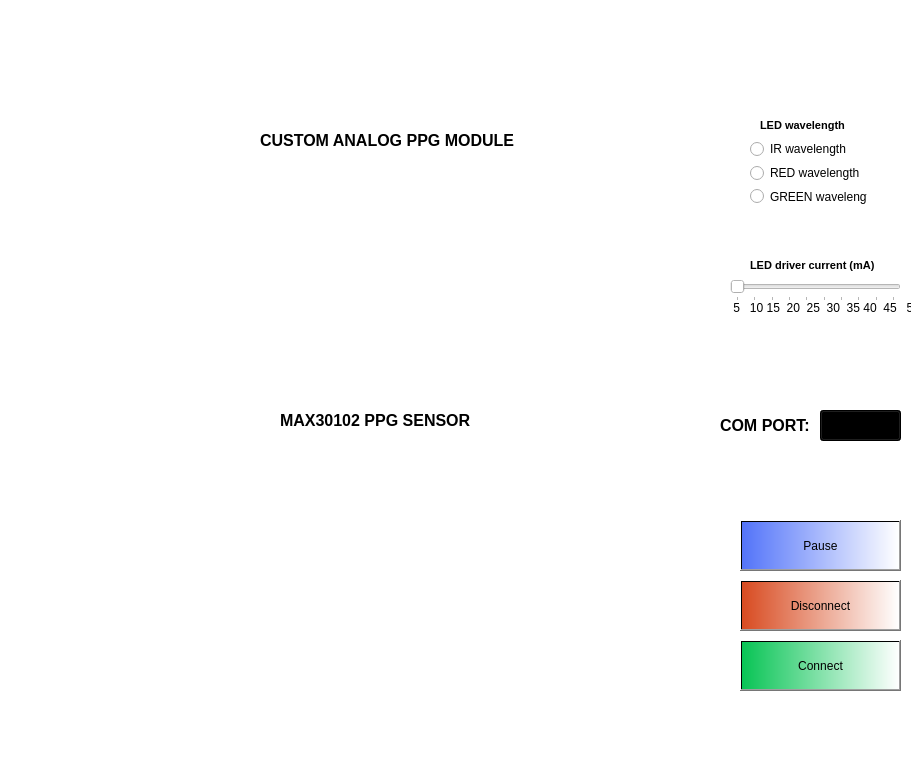
<?xml version="1.0" encoding="UTF-8"?>
<ui version="4.0">
 <class>MainWindow</class>
 <widget class="QMainWindow" name="MainWindow">
  <property name="geometry">
   <rect>
    <x>0</x>
    <y>0</y>
    <width>922</width>
    <height>759</height>
   </rect>
  </property>
  <property name="windowTitle">
   <string>MainWindow</string>
  </property>
  <property name="styleSheet">
   <string notr="true">background-color: rgb(255, 255, 255);</string>
  </property>
  <property name="animated">
   <bool>false</bool>
  </property>
  <property name="documentMode">
   <bool>false</bool>
  </property>
  <property name="dockNestingEnabled">
   <bool>false</bool>
  </property>
  <property name="unifiedTitleAndToolBarOnMac">
   <bool>false</bool>
  </property>
  <widget class="QWidget" name="App2_gui">
   <widget class="QLabel" name="label_2">
    <property name="geometry">
     <rect>
      <x>10</x>
      <y>-10</y>
      <width>901</width>
      <height>111</height>
     </rect>
    </property>
    <property name="text">
     <string>&lt;html&gt;&lt;head/&gt;&lt;body&gt;&lt;p&gt;&lt;img src=&quot;:/image/ppg_edukit_logo_app2.PNG&quot;/&gt;&lt;/p&gt;&lt;/body&gt;&lt;/html&gt;</string>
    </property>
   </widget>
   <widget class="QPushButton" name="connectButton">
    <property name="geometry">
     <rect>
      <x>740</x>
      <y>640</y>
      <width>161</width>
      <height>51</height>
     </rect>
    </property>
    <property name="styleSheet">
     <string notr="true">font: 75 18pt &quot;Miriam Mono CLM&quot;;
background-color: qlineargradient(spread:pad, x1:0, y1:0, x2:1, y2:0, stop:0 rgba(8, 196, 85, 255), stop:1 rgba(255, 255, 255, 255));</string>
    </property>
    <property name="text">
     <string>Connect</string>
    </property>
   </widget>
   <widget class="QComboBox" name="comPort">
    <property name="geometry">
     <rect>
      <x>820</x>
      <y>410</y>
      <width>81</width>
      <height>31</height>
     </rect>
    </property>
    <property name="styleSheet">
     <string notr="true">font: 75 12pt &quot;Miriam Mono CLM&quot;;
background-color: qlineargradient(spread:pad, x1:0, y1:0, x2:1, y2:0, stop:0 rgba(200, 200,200, 255), stop:1 rgba(255, 255, 255, 255));</string>
    </property>
   </widget>
   <widget class="QLabel" name="label">
    <property name="geometry">
     <rect>
      <x>720</x>
      <y>410</y>
      <width>111</width>
      <height>31</height>
     </rect>
    </property>
    <property name="text">
     <string>&lt;html&gt;&lt;head/&gt;&lt;body&gt;&lt;p align=&quot;justify&quot;&gt;&lt;span style=&quot; font-size:12pt; font-weight:600;&quot;&gt;COM PORT: &lt;/span&gt;&lt;/p&gt;&lt;/body&gt;&lt;/html&gt;</string>
    </property>
   </widget>
   <widget class="PlotWidget" name="ppg_graph" native="true">
    <property name="geometry">
     <rect>
      <x>20</x>
      <y>120</y>
      <width>681</width>
      <height>581</height>
     </rect>
    </property>
    <property name="toolTip">
     <string extracomment="app_1"/>
    </property>
    <widget class="QLabel" name="label_6">
     <property name="geometry">
      <rect>
       <x>240</x>
       <y>10</y>
       <width>271</width>
       <height>21</height>
      </rect>
     </property>
     <property name="text">
      <string>&lt;html&gt;&lt;head/&gt;&lt;body&gt;&lt;p align=&quot;justify&quot;&gt;&lt;span style=&quot; font-size:12pt; font-weight:600;&quot;&gt;CUSTOM ANALOG PPG MODULE&lt;/span&gt;&lt;/p&gt;&lt;/body&gt;&lt;/html&gt;</string>
     </property>
    </widget>
    <widget class="QLabel" name="label_7">
     <property name="geometry">
      <rect>
       <x>260</x>
       <y>290</y>
       <width>201</width>
       <height>21</height>
      </rect>
     </property>
     <property name="text">
      <string>&lt;html&gt;&lt;head/&gt;&lt;body&gt;&lt;p align=&quot;justify&quot;&gt;&lt;span style=&quot; font-size:12pt; font-weight:600;&quot;&gt;MAX30102 PPG SENSOR&lt;/span&gt;&lt;/p&gt;&lt;/body&gt;&lt;/html&gt;</string>
     </property>
    </widget>
    <widget class="QLabel" name="currentLabel_2">
     <property name="geometry">
      <rect>
       <x>580</x>
       <y>20</y>
       <width>31</width>
       <height>31</height>
      </rect>
     </property>
     <property name="text">
      <string>&lt;html&gt;&lt;head/&gt;&lt;body&gt;&lt;p align=&quot;justify&quot;&gt;&lt;span style=&quot; font-size:12pt; font-weight:600;&quot;&gt;&lt;/span&gt;&lt;/p&gt;&lt;/body&gt;&lt;/html&gt;</string>
     </property>
    </widget>
    <widget class="QLabel" name="currentLabel_3">
     <property name="geometry">
      <rect>
       <x>580</x>
       <y>290</y>
       <width>31</width>
       <height>31</height>
      </rect>
     </property>
     <property name="text">
      <string>&lt;html&gt;&lt;head/&gt;&lt;body&gt;&lt;p align=&quot;justify&quot;&gt;&lt;span style=&quot; font-size:12pt; font-weight:600;&quot;&gt;&lt;/span&gt;&lt;/p&gt;&lt;/body&gt;&lt;/html&gt;</string>
     </property>
    </widget>
   </widget>
   <widget class="QPushButton" name="disconnectButton">
    <property name="geometry">
     <rect>
      <x>740</x>
      <y>580</y>
      <width>161</width>
      <height>51</height>
     </rect>
    </property>
    <property name="styleSheet">
     <string notr="true">font: 75 18pt &quot;Miriam Mono CLM&quot;;
background-color: qlineargradient(spread:pad, x1:0, y1:0, x2:1, y2:0, stop:0 rgba(216, 75, 33, 255), stop:1 rgba(255, 255, 255, 255));</string>
    </property>
    <property name="text">
     <string>Disconnect</string>
    </property>
   </widget>
   <widget class="QPushButton" name="pauseButton">
    <property name="geometry">
     <rect>
      <x>740</x>
      <y>520</y>
      <width>161</width>
      <height>51</height>
     </rect>
    </property>
    <property name="styleSheet">
     <string notr="true">font: 75 18pt &quot;Miriam Mono CLM&quot;;
background-color: qlineargradient(spread:pad, x1:0, y1:0, x2:1, y2:0, stop:0 rgba(83, 116, 249 , 255), stop:1 rgba(255, 255, 255, 255));</string>
    </property>
    <property name="text">
     <string>Pause</string>
    </property>
   </widget>
   <widget class="QWidget" name="layoutWidget">
    <property name="geometry">
     <rect>
      <x>750</x>
      <y>140</y>
      <width>117</width>
      <height>65</height>
     </rect>
    </property>
    <layout class="QVBoxLayout" name="verticalLayout">
     <item>
      <widget class="QRadioButton" name="ir_button">
       <property name="text">
        <string>IR wavelength</string>
       </property>
      </widget>
     </item>
     <item>
      <widget class="QRadioButton" name="red_button">
       <property name="text">
        <string>RED wavelength</string>
       </property>
      </widget>
     </item>
     <item>
      <widget class="QRadioButton" name="green_button">
       <property name="text">
        <string>GREEN wavelength</string>
       </property>
      </widget>
     </item>
    </layout>
   </widget>
   <widget class="QSlider" name="currentSlider">
    <property name="geometry">
     <rect>
      <x>730</x>
      <y>280</y>
      <width>171</width>
      <height>22</height>
     </rect>
    </property>
    <property name="minimum">
     <number>5</number>
    </property>
    <property name="maximum">
     <number>50</number>
    </property>
    <property name="singleStep">
     <number>1</number>
    </property>
    <property name="pageStep">
     <number>5</number>
    </property>
    <property name="value">
     <number>5</number>
    </property>
    <property name="tracking">
     <bool>true</bool>
    </property>
    <property name="orientation">
     <enum>Qt::Horizontal</enum>
    </property>
    <property name="invertedControls">
     <bool>false</bool>
    </property>
    <property name="tickPosition">
     <enum>QSlider::TicksBelow</enum>
    </property>
    <property name="tickInterval">
     <number>5</number>
    </property>
   </widget>
   <widget class="QLabel" name="currentTicks">
    <property name="geometry">
     <rect>
      <x>730</x>
      <y>300</y>
      <width>181</width>
      <height>16</height>
     </rect>
    </property>
    <property name="text">
     <string> 5   10 15  20  25  30  35 40  45   50 </string>
    </property>
   </widget>
   <widget class="QLabel" name="currentLabel">
    <property name="geometry">
     <rect>
      <x>750</x>
      <y>250</y>
      <width>151</width>
      <height>31</height>
     </rect>
    </property>
    <property name="text">
     <string>&lt;html&gt;&lt;head/&gt;&lt;body&gt;&lt;p align=&quot;justify&quot;&gt;&lt;span style=&quot; font-size:8pt; font-weight:600;&quot;&gt;LED driver current (mA)&lt;/span&gt;&lt;/p&gt;&lt;/body&gt;&lt;/html&gt;</string>
    </property>
   </widget>
   <widget class="QLabel" name="wavelengthLabel">
    <property name="geometry">
     <rect>
      <x>760</x>
      <y>110</y>
      <width>151</width>
      <height>31</height>
     </rect>
    </property>
    <property name="text">
     <string>&lt;html&gt;&lt;head/&gt;&lt;body&gt;&lt;p align=&quot;justify&quot;&gt;&lt;span style=&quot; font-size:8pt; font-weight:600;&quot;&gt;LED wavelength&lt;/span&gt;&lt;/p&gt;&lt;/body&gt;&lt;/html&gt;</string>
    </property>
   </widget>
   <zorder>wavelengthLabel</zorder>
   <zorder>layoutWidget</zorder>
   <zorder>label_2</zorder>
   <zorder>connectButton</zorder>
   <zorder>label</zorder>
   <zorder>comPort</zorder>
   <zorder>ppg_graph</zorder>
   <zorder>disconnectButton</zorder>
   <zorder>pauseButton</zorder>
   <zorder>currentSlider</zorder>
   <zorder>currentTicks</zorder>
   <zorder>currentLabel</zorder>
  </widget>
  <widget class="QMenuBar" name="menubar">
   <property name="geometry">
    <rect>
     <x>0</x>
     <y>0</y>
     <width>922</width>
     <height>21</height>
    </rect>
   </property>
  </widget>
  <widget class="QStatusBar" name="statusbar"/>
 </widget>
 <customwidgets>
  <customwidget>
   <class>PlotWidget</class>
   <extends>QWidget</extends>
   <header>Plotter2</header>
   <container>1</container>
  </customwidget>
 </customwidgets>
 <resources>
  <include location="img/application_2.qrc"/>
 </resources>
 <connections/>
</ui>
